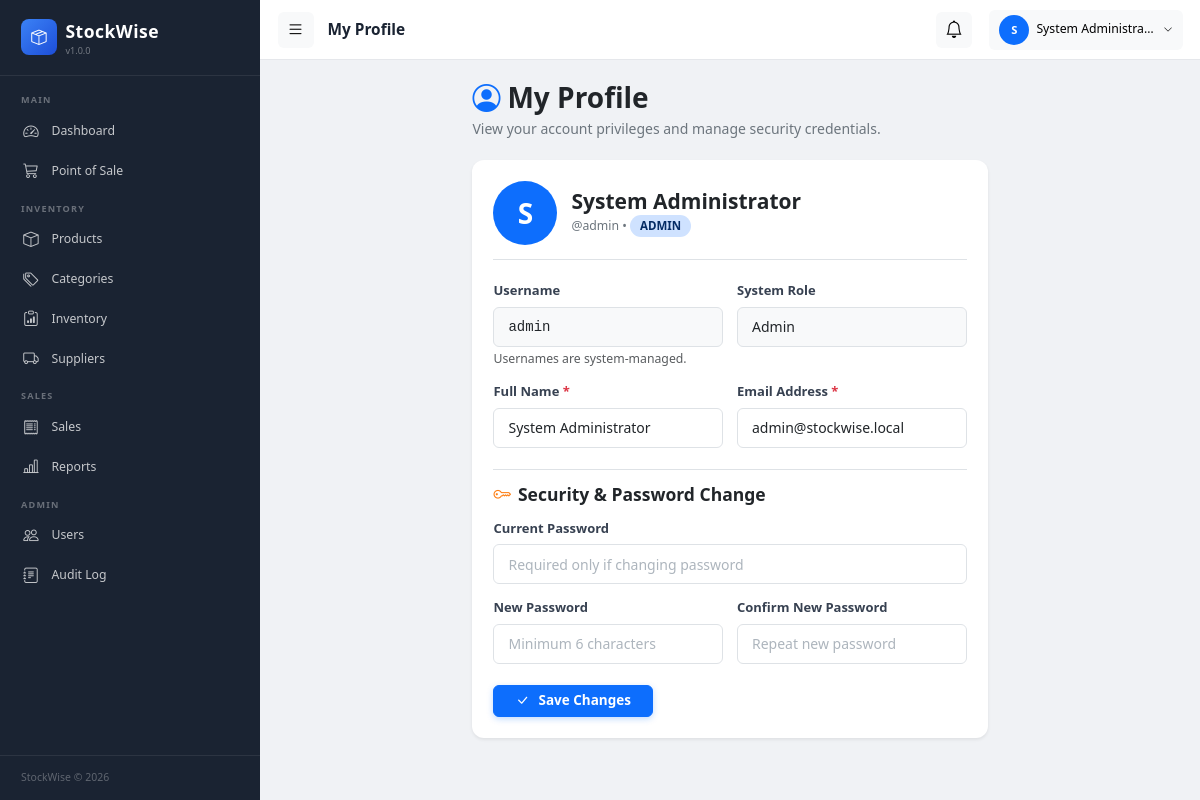
The app's page /profile.php (signed in) with its own data.
### tables this page shows
CREATE TABLE `users` (
    `id`         INT UNSIGNED NOT NULL AUTO_INCREMENT,
    `username`   VARCHAR(50)  NOT NULL,
    `email`      VARCHAR(150) NOT NULL,
    `password`   VARCHAR(255) NOT NULL,
    `full_name`  VARCHAR(100) NOT NULL,
    `role`       ENUM('admin','manager','cashier') NOT NULL DEFAULT 'cashier',
    `is_active`  TINYINT(1)   NOT NULL DEFAULT 1,
    `created_at` DATETIME     NOT NULL DEFAULT CURRENT_TIMESTAMP,
    `updated_at` DATETIME     NOT NULL DEFAULT CURRENT_TIMESTAMP ON UPDATE CURRENT_TIMESTAMP,
    PRIMARY KEY (`id`),
    UNIQUE KEY `uq_users_username` (`username`),
    UNIQUE KEY `uq_users_email`    (`email`),
    KEY `idx_users_role`      (`role`),
    KEY `idx_users_is_active`  (`is_active`)
);

### includes/auth.php (called while the page is built, shortened)
<?php
function getCurrentUser(): ?array
{
    return $_SESSION['user'] ?? null;
}
function isAdmin(): bool
{
    $user = getCurrentUser();
    return $user && $user['role'] === 'admin';
}
function isManager(): bool
{
    $user = getCurrentUser();
    return $user && in_array($user['role'], ['admin', 'manager'], true);
}

### profile.php (the view, shortened to what this page needs)
<?php
require_once __DIR__ . '/includes/config.php';
require_once __DIR__ . '/includes/auth.php';
$pageTitle = 'My Profile';
$user = getCurrentUser();
$userId = (int)$user['id'];
$stmt = $pdo->prepare('SELECT * FROM users WHERE id = ?');
$stmt->execute([$userId]);
$profile = $stmt->fetch();
require_once __DIR__ . '/includes/header.php';
?>
<div class="row justify-content-center">
    <div class="col-lg-8 col-xl-7">
        <div class="d-flex align-items-center justify-content-between mb-4">
            <div>
                <h2 class="fw-bold mb-1"><i class="bi bi-person-circle me-2 text-primary"></i>My Profile</h2>
                <p class="text-muted mb-0">View your account privileges and manage security credentials.</p>
            </div>
        </div>
        <div class="card border-0 shadow-sm mb-4">
            <div class="card-body p-4">
                <div class="d-flex align-items-center gap-3 pb-3 border-bottom mb-4">
                    <div class="rounded-circle bg-primary text-white d-flex align-items-center justify-content-center fs-2 fw-bold" style="width: 64px; height: 64px;">
                        <?= strtoupper(substr($profile['full_name'], 0, 1)) ?>
                    </div>
                    <div>
                        <h4 class="fw-bold mb-0 text-dark"><?= htmlspecialchars($profile['full_name']) ?></h4>
                        <div class="text-muted small">@<?= htmlspecialchars($profile['username']) ?> &bull; <span class="badge bg-primary-subtle text-primary-emphasis text-uppercase"><?= htmlspecialchars($profile['role']) ?></span></div>
                    </div>
                </div>
                <form method="POST" action="profile.php">
                    <div class="row g-3 mb-4">
                        <div class="col-md-6">
                            <label class="form-label fw-semibold">Username</label>
                            <input type="text" class="form-control bg-light font-monospace" value="<?= htmlspecialchars($profile['username']) ?>" readonly>
                            <div class="form-text">Usernames are system-managed.</div>
                        </div>
                        <div class="col-md-6">
                            <label class="form-label fw-semibold">System Role</label>
                            <input type="text" class="form-control bg-light text-capitalize" value="<?= htmlspecialchars($profile['role']) ?>" readonly>
                        </div>
                        <div class="col-md-6">
                            <label class="form-label fw-semibold">Full Name <span class="text-danger">*</span></label>
                            <input type="text" name="full_name" class="form-control" required value="<?= htmlspecialchars($profile['full_name']) ?>">
                        </div>
                        <div class="col-md-6">
                            <label class="form-label fw-semibold">Email Address <span class="text-danger">*</span></label>
                            <input type="email" name="email" class="form-control" required value="<?= htmlspecialchars($profile['email']) ?>">
                        </div>
                    </div>
                    <h5 class="fw-bold text-dark pt-3 border-top mb-3"><i class="bi bi-key me-2 text-warning"></i>Security & Password Change</h5>
                    <div class="row g-3 mb-4">
                        <div class="col-12">
                            <label class="form-label fw-semibold">Current Password</label>
                            <input type="password" name="current_password" class="form-control" placeholder="Required only if changing password">
                        </div>
                        <div class="col-md-6">
                            <label class="form-label fw-semibold">New Password</label>
                            <input type="password" name="new_password" class="form-control" minlength="6" placeholder="Minimum 6 characters">
                        </div>
                        <div class="col-md-6">
                            <label class="form-label fw-semibold">Confirm New Password</label>
                            <input type="password" name="confirm_password" class="form-control" minlength="6" placeholder="Repeat new password">
                        </div>
                    </div>
                    <button type="submit" class="btn btn-primary px-4">
                        <i class="bi bi-check-lg me-1"></i> Save Changes
                    </button>
                </form>
            </div>
        </div>
    </div>
</div>
<?php require_once __DIR__ . '/includes/footer.php'; ?>

### includes/header.php (shortened to what this page needs)
<?php
require_once __DIR__ . '/auth.php';
$currentUser  = getCurrentUser();
$currentPage  = basename($_SERVER['PHP_SELF'], '.php');
$pageTitle    = $pageTitle ?? 'StockWise';
$isActive = static function (string ...$pages) use ($currentPage): bool {
    return in_array($currentPage, $pages, true);
};
?>
<!DOCTYPE html>
<html lang="en">
<head>
    <link rel="stylesheet"
          href="https://cdn.jsdelivr.net/npm/bootstrap@5.3.3/dist/css/bootstrap.min.css"
>
    <link rel="stylesheet"
          href="https://cdn.jsdelivr.net/npm/bootstrap-icons@1.11.3/font/bootstrap-icons.min.css">
    <link rel="stylesheet" href="<?= BASE_URL ?>/assets/css/style.css">
</head>
<body>
<nav id="sidebar">
    <a href="<?= BASE_URL ?>/dashboard.php" class="brand">
        <div class="brand-icon">
            <i class="bi bi-box-seam text-white" style="font-size:1.1rem;"></i>
        </div>
        <div>
            <span class="brand-name"><?= APP_NAME ?></span>
            <span class="brand-version">v<?= APP_VERSION ?></span>
        </div>
    </a>
    <nav class="mt-2 flex-grow-1">
        <div class="nav-section-label">Main</div>
        <a href="<?= BASE_URL ?>/dashboard.php"
           class="nav-link <?= $isActive('dashboard') ? 'active' : '' ?>">
            <i class="bi bi-speedometer2"></i> Dashboard
        </a>
        <a href="<?= BASE_URL ?>/pos.php"
           class="nav-link <?= $isActive('pos') ? 'active' : '' ?>">
            <i class="bi bi-cart3"></i> Point of Sale
        </a>
        <?php if (isManager()): ?>
        <div class="nav-section-label">Inventory</div>
        <a href="<?= BASE_URL ?>/products.php"
           class="nav-link <?= $isActive('products', 'product_add', 'product_edit') ? 'active' : '' ?>">
            <i class="bi bi-box"></i> Products
        </a>
        <a href="<?= BASE_URL ?>/categories.php"
           class="nav-link <?= $isActive('categories') ? 'active' : '' ?>">
            <i class="bi bi-tags"></i> Categories
        </a>
        <a href="<?= BASE_URL ?>/inventory.php"
           class="nav-link <?= $isActive('inventory') ? 'active' : '' ?>">
            <i class="bi bi-clipboard-data"></i> Inventory
        </a>
        <a href="<?= BASE_URL ?>/suppliers.php"
           class="nav-link <?= $isActive('suppliers', 'supplier_add', 'supplier_edit') ? 'active' : '' ?>">
            <i class="bi bi-truck"></i> Suppliers
        </a>
        <?php endif; ?>
        <div class="nav-section-label">Sales</div>
        <a href="<?= BASE_URL ?>/sales.php"
           class="nav-link <?= $isActive('sales', 'sale_view') ? 'active' : '' ?>">
            <i class="bi bi-receipt"></i> Sales
        </a>
        <?php if (isManager()): ?>
        <a href="<?= BASE_URL ?>/reports.php"
           class="nav-link <?= $isActive('reports') ? 'active' : '' ?>">
            <i class="bi bi-bar-chart-line"></i> Reports
        </a>
        <?php endif; ?>
        <?php if (isAdmin()): ?>
        <div class="nav-section-label">Admin</div>
        <a href="<?= BASE_URL ?>/users.php"
           class="nav-link <?= $isActive('users', 'user_add', 'user_edit') ? 'active' : '' ?>">
            <i class="bi bi-people"></i> Users
        </a>
        <a href="<?= BASE_URL ?>/audit_log.php"
           class="nav-link <?= $isActive('audit_log') ? 'active' : '' ?>">
            <i class="bi bi-journal-text"></i> Audit Log
        </a>
        <?php endif; ?>
    </nav>
    <div class="sidebar-footer">
        <?= APP_NAME ?> &copy; <?= date('Y') ?>
    </div>
</nav>
<header id="topbar">
    <button id="sidebar-toggle"
            class="btn btn-sm btn-light border-0 d-flex align-items-center justify-content-center"
            style="width:36px;height:36px;"
            aria-label="Toggle sidebar">
        <i class="bi bi-list fs-5"></i>
    </button>
    <span class="topbar-title"><?= htmlspecialchars($pageTitle, ENT_QUOTES, 'UTF-8') ?></span>
    <div class="position-relative me-1">
        <a href="<?= BASE_URL ?>/inventory.php?filter=low_stock"
           class="btn btn-sm btn-light border-0 position-relative"
           title="Low stock alerts"
           style="width:36px;height:36px;">
            <i class="bi bi-bell fs-5"></i>
        </a>
    </div>
    <div class="dropdown">
        <button class="btn btn-sm btn-light border-0 d-flex align-items-center gap-2"
                type="button"
                data-bs-toggle="dropdown"
                aria-expanded="false"
                style="max-width:200px;">
            <div class="rounded-circle bg-primary text-white d-flex align-items-center justify-content-center flex-shrink-0"
                 style="width:30px;height:30px;font-size:.8rem;font-weight:600;">
                <?= strtoupper(substr($currentUser['full_name'] ?? $currentUser['username'], 0, 1)) ?>
            </div>
            <span class="d-none d-md-block text-truncate" style="max-width:120px;font-size:.875rem;font-weight:500;">
                <?= htmlspecialchars($currentUser['full_name'] ?? $currentUser['username'], ENT_QUOTES, 'UTF-8') ?>
            </span>
            <i class="bi bi-chevron-down d-none d-md-block" style="font-size:.65rem;"></i>
        </button>
    </div>
</header>
<div class="main-content">

### assets/css/style.css (style rules this page uses)
:root { --sw-primary: #0d6efd; --sw-primary-light: #3d8bfd; --sw-primary-dark: #0a58ca; --sidebar-bg: #1a2332; --sidebar-width: 260px; --sidebar-text: #c8d3e3; --sidebar-heading: #ffffff; --sidebar-muted: #6b7f99; --sidebar-hover-bg: rgba(255,255,255,0.08); --sidebar-active-bg: #0d6efd; --sidebar-border: rgba(255,255,255,0.08); --topbar-height: 60px; --content-bg: #f8f9fa; --card-bg: #ffffff; --color-blue: #0d6efd; --color-green: #198754; --color-orange: #fd7e14; --color-red: #dc3545; --color-purple: #6f42c1; --color-yellow: #ffc107; --color-cyan: #0dcaf0; --font-family-base: 'Segoe UI', system-ui, -apple-system, sans-serif; --font-size-base: 14px; --font-size-sm: 12px; --font-size-xs: 11px; --font-size-lg: 16px; --radius-sm: 6px; --radius-md: 10px; --radius-lg: 14px; --radius-xl: 20px; --radius-pill: 50rem; --shadow-sm: 0 1px 4px rgba(0,0,0,.06), 0 1px 2px rgba(0,0,0,.04); --shadow-md: 0 4px 16px rgba(0,0,0,.08), 0 1px 4px rgba(0,0,0,.04); --shadow-lg: 0 8px 32px rgba(0,0,0,.12), 0 2px 8px rgba(0,0,0,.06); --transition-fast: 150ms ease; --transition-base: 250ms ease; --transition-slow: 350ms ease; }
*, *::before, *::after { box-sizing: border-box; margin: 0; padding: 0; }
html { font-size: var(--font-size-base); scroll-behavior: smooth; }
body { font-family: var(--font-family-base); font-size: var(--font-size-base); color: #212529; background-color: var(--content-bg); line-height: 1.5; -webkit-font-smoothing: antialiased; }
a { color: var(--sw-primary); text-decoration: none; transition: color var(--transition-fast); }
.sidebar-footer { padding: 14px 16px; border-top: 1px solid var(--sidebar-border); display: flex; align-items: center; gap: 10px; flex-shrink: 0; }
.main-content { flex: 1; padding: 24px; }
.card { background: var(--card-bg); border-radius: 12px; border: 1px solid rgba(0,0,0,0.05); box-shadow: var(--shadow-sm); overflow: hidden; }
.card-body { padding: 20px; }
.form-label { display: block; font-size: 13px; font-weight: 600; color: #374151; margin-bottom: 6px; }
.form-control, .form-select { display: block; width: 100%; height: 40px; padding: 0 14px; font-size: 14px; font-family: inherit; color: #212529; background: #fff; border: 1.5px solid #dee2e6; border-radius: var(--radius-sm); outline: none; transition: all var(--transition-fast); -webkit-appearance: none; appearance: none; }
.form-control::placeholder { color: #adb5bd; }
.badge { display: inline-flex; align-items: center; padding: 3px 10px; border-radius: var(--radius-pill); font-size: 11.5px; font-weight: 600; line-height: 1.4; white-space: nowrap; }
.btn { display: inline-flex; align-items: center; justify-content: center; gap: 6px; padding: 8px 16px; font-size: 13.5px; font-weight: 600; font-family: inherit; border: 1.5px solid transparent; border-radius: var(--radius-sm); cursor: pointer; line-height: 1; transition: all var(--transition-fast); text-decoration: none; white-space: nowrap; user-select: none; }
.btn-sm { padding: 5px 10px; font-size: 12px; }
.btn-primary { background: var(--sw-primary); border-color: var(--sw-primary); color: #fff; box-shadow: 0 2px 6px rgba(13,110,253,0.25); }
.text-primary { color: var(--sw-primary) !important; }
.text-danger { color: var(--color-red) !important; }
.text-warning { color: var(--color-orange) !important; }
.text-muted { color: #6c757d !important; }
.text-dark { color: #212529 !important; }
.fw-semibold { font-weight: 600; }
.fw-bold { font-weight: 700; }

### records on screen
users: full_name "S", full_name "System Administra…", full_name "System Administrator", username "admin", role "ADMIN", role "admin", email "admin@stockwise.local"

### other values on screen
APP_NAME "StockWise"
APP_VERSION "1.0.0"
$pageTitle "My Profile"
